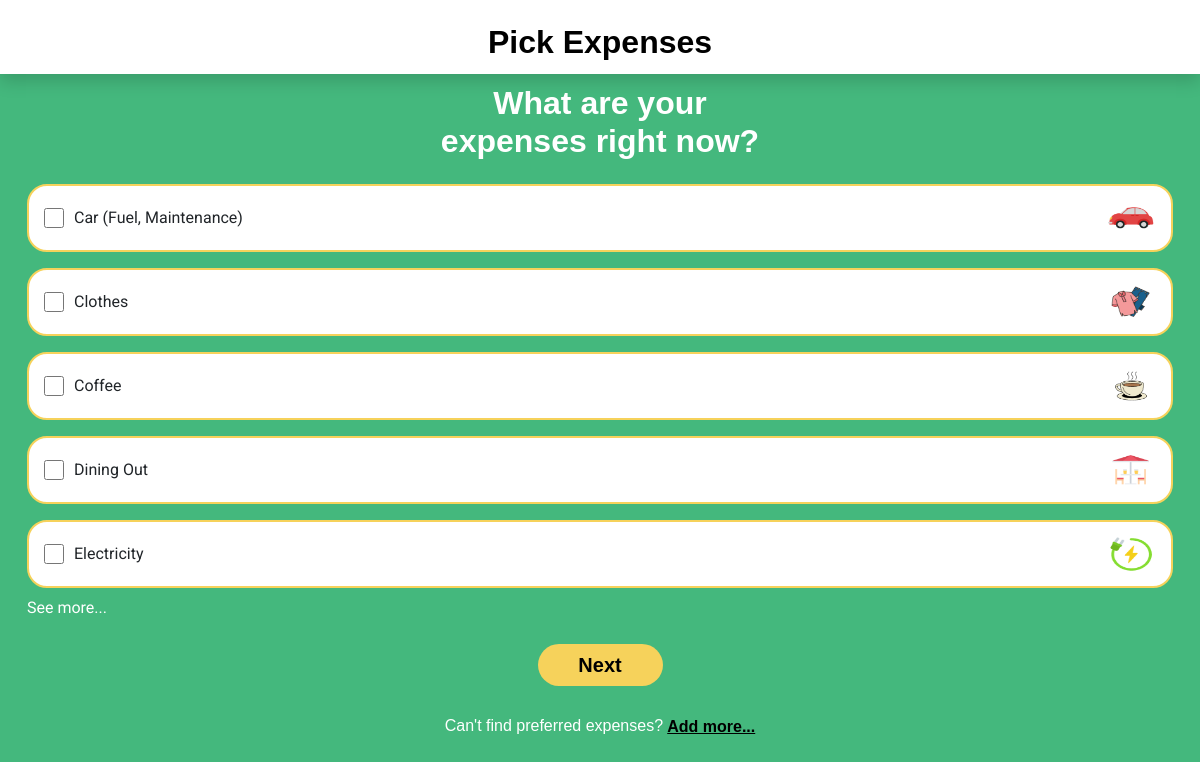
Page /pages/login&signup/pickExpense.php (signed in) on the committed database.
### tables this page shows
CREATE TABLE `tbl_defaultcategories` (
  `defaultCategoryID` int(11) NOT NULL,
  `categoryName` varchar(100) NOT NULL,
  `type` varchar(10) NOT NULL,
  `icon` varchar(50) NOT NULL,
  `defaultNecessitytype` varchar(20) NOT NULL,
  `defaultIsflexible` tinyint(1) NOT NULL
);

### pages/login&signup/process/pickExpenseBE.php (called while the page is built, shortened)
<?php
try {
    $defaultStmt = $conn->prepare("SELECT * FROM tbl_defaultcategories WHERE type = 'expense' ORDER BY categoryName ASC");
    $defaultStmt->execute();
    $defaultResult = $defaultStmt->get_result();
} catch (Exception $e) {
    $error = $e->getMessage();
}
?>

### pages/login&signup/pickExpense.php (the view, shortened to what this page needs)
<?php
include("../../assets/shared/connect.php");
include("../../pages/login&signup/process/pickExpenseBE.php");
?>
<!DOCTYPE html>
<html lang="en">
<head>
    <link rel="stylesheet" href="../../assets/css/sideBar.css">
    <link href="https://cdn.jsdelivr.net/npm/bootstrap@5.3.0-alpha3/dist/css/bootstrap.min.css" rel="stylesheet" />
</head>
<body>
    <nav class="bg-white px-4 py-4 d-flex justify-content-center align-items-center shadow sticky-top" style="height: 74px;">
        <div class="container-fluid position-relative">
            <div class="position-absolute top-70 start-50 translate-middle">
                <h2 class="m-0 text-center navigationBarTitle" style="color:black;">Pick Expenses</h2>
            </div>
        </div>
    </nav>
    <div class="container-fluid d-flex flex-column justify-content-between main-container">
        <div class="row">
            <div class="col-12 title">
                <h2>What are your<br>expenses right now?</h2>
            </div>
        </div>
        <form method="POST" id="expenseForm">
            <div class="scrollable-container">
                <?php
                $categories = [];
                if ($defaultResult && $defaultResult->num_rows > 0) {
                    while ($row = $defaultResult->fetch_assoc()) {
                        $check = $conn->prepare("SELECT isSelected FROM tbl_usercategories WHERE userID = ? AND defaultCategoryID = ?");
                        $check->bind_param("ii", $userID, $row['defaultCategoryID']);
                        $check->execute();
                        $check->bind_result($isSelected);
                        $categories[] = [
                            'id' => $row['defaultCategoryID'],
                            'name' => $row['categoryName'],
                            'icon' => $row['icon'],
                            'checked' => ($isSelected ?? 0) ? 'checked' : '',
                            'isUserAdded' => false
                        ];
                    }
                }
                ?>
                <div class="row" id="mainCateg">
                    <?php
                    foreach ($categories as $index => $cat) {
                        if ($index < 5) {
                            echo '
                            <div class="col-12">
                                <div class="expense-option">
                                    <label class="expense-label">
                                        <input type="checkbox" name="categories[]" value="' . $cat['id'] . '" ' . $cat['checked'] . ' />
                                        ' . htmlspecialchars($cat['name']);
                            echo '
                                    </label>
                                    <img src="../../assets/img/shared/categories/expense/' . htmlspecialchars($cat['icon']) . '" alt="' . htmlspecialchars($cat['name']) . '" class="expense-icon" />
                                </div>
                            </div>';
                        }
                    }
                    ?>
                    <?php if (count($categories) > 5): ?>
                        <div class="col-12">
                            <a id="seeMoreButton" onclick="seeMoreCateg()" style="color: #ffffffff; display: block;">
                                <span class="expense-label">See more...</span>
                            </a>
                        </div>
                    <?php endif; ?>
                </div>
            </div>
            <div class="col-12 pb-3 d-flex justify-content-center">
                <button type="submit" class="btn btn-warning mt-4" id="nextBtn">Next</button>
            </div>
        </form>
        <div class="col-12 mt-1 d-flex justify-content-center align-items-center">
            <p style="color: #ffff; font-family: Poppins, sans-serif;">Can't find preferred expenses?</p>&nbsp;
            <a href="addExpensesSign.php" class="addmoreLink" style="color: black;">Add more...</a>
        </div>
    </div>
</body>
</html>

### assets/css/sideBar.css (style rules this page uses)
html, body { height: 100%; margin: 0; padding: 0; overflow-x: hidden; }
* { box-sizing: border-box; }

### pages/login&signup/pickExpense.php (style rules this page uses)
body, html { background-color: #44B87D; }
h2 { font-family: "Poppins", sans-serif; font-weight: bold; color: #ffff; text-align: center; padding-top: 10px; }
.main-container { height: calc(100vh - 120px); display: flex; flex-direction: column; justify-content: flex-start; }
.scrollable-container { overflow-y: hidden; padding: 0 15px; transition: max-height 0.3s ease; }
.expense-option { background-color: white; border-radius: 20px; padding: 12px 15px; margin: 8px 0; display: flex; align-items: center; justify-content: space-between; border: 2px solid #F6D25B; }
.expense-option input[type="checkbox"] { accent-color: #F6D25B; width: 20px; height: 20px; margin-right: 10px; cursor: pointer; }
.expense-label { display: flex; align-items: center; font-size: 16px; font-family: "Roboto", sans-serif; }
.expense-icon { width: 50px; height: 40px; }
.btn { background-color: #F6D25B; color: black; text-align: center; width: 125px; font-size: 20px; font-weight: bold; font-family: "Poppins", sans-serif; border-radius: 27px; border: none; margin-top: 10px; }
.addmoreLink { color: black; font-family: "Poppins", sans-serif; font-weight: bold; padding-bottom: 15px; }

### rows in the picture
tbl_defaultcategories: categoryName "Car (Fuel, Maintenance)", icon (picture)
tbl_defaultcategories: categoryName "Clothes", icon+categoryName (picture)
tbl_defaultcategories: categoryName "Coffee", icon+categoryName (picture)
tbl_defaultcategories: categoryName "Dining Out", icon+categoryName (picture)
tbl_defaultcategories: categoryName "Electricity", icon+categoryName (picture)
